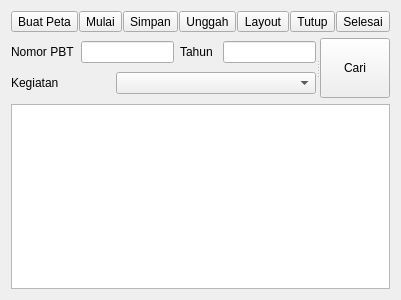
<?xml version="1.0" encoding="UTF-8"?>
<ui version="4.0">
 <class>Form</class>
 <widget class="QWidget" name="Form">
  <property name="geometry">
   <rect>
    <x>0</x>
    <y>0</y>
    <width>400</width>
    <height>300</height>
   </rect>
  </property>
  <property name="windowTitle">
   <string>Form</string>
  </property>
  <layout class="QVBoxLayout" name="verticalLayout_2">
   <item>
    <layout class="QVBoxLayout" name="verticalLayout">
     <item>
      <layout class="QHBoxLayout" name="horizontalLayout_10">
       <property name="spacing">
        <number>1</number>
       </property>
       <item>
        <widget class="QToolButton" name="toolButton_17">
         <property name="sizePolicy">
          <sizepolicy hsizetype="Minimum" vsizetype="Preferred">
           <horstretch>0</horstretch>
           <verstretch>0</verstretch>
          </sizepolicy>
         </property>
         <property name="toolTip">
          <string>Buat Peta Bidang</string>
         </property>
         <property name="statusTip">
          <string/>
         </property>
         <property name="text">
          <string>Buat Peta</string>
         </property>
         <property name="icon">
          <iconset>
           <normaloff>../../images/panel_icons/adddatabase.png</normaloff>../../images/panel_icons/adddatabase.png</iconset>
         </property>
         <property name="iconSize">
          <size>
           <width>35</width>
           <height>35</height>
          </size>
         </property>
         <property name="toolButtonStyle">
          <enum>Qt::ToolButtonTextUnderIcon</enum>
         </property>
         <property name="autoRaise">
          <bool>false</bool>
         </property>
         <property name="arrowType">
          <enum>Qt::NoArrow</enum>
         </property>
        </widget>
       </item>
       <item>
        <widget class="QToolButton" name="toolButton_18">
         <property name="sizePolicy">
          <sizepolicy hsizetype="Preferred" vsizetype="Preferred">
           <horstretch>0</horstretch>
           <verstretch>0</verstretch>
          </sizepolicy>
         </property>
         <property name="toolTip">
          <string>Mulai</string>
         </property>
         <property name="statusTip">
          <string/>
         </property>
         <property name="text">
          <string>Mulai</string>
         </property>
         <property name="icon">
          <iconset>
           <normaloff>../../images/panel_icons/start.png</normaloff>../../images/panel_icons/start.png</iconset>
         </property>
         <property name="iconSize">
          <size>
           <width>35</width>
           <height>35</height>
          </size>
         </property>
         <property name="toolButtonStyle">
          <enum>Qt::ToolButtonTextUnderIcon</enum>
         </property>
        </widget>
       </item>
       <item>
        <widget class="QToolButton" name="toolButton_19">
         <property name="sizePolicy">
          <sizepolicy hsizetype="Preferred" vsizetype="Preferred">
           <horstretch>0</horstretch>
           <verstretch>0</verstretch>
          </sizepolicy>
         </property>
         <property name="toolTip">
          <string>Simpan PBT</string>
         </property>
         <property name="text">
          <string>Simpan</string>
         </property>
         <property name="icon">
          <iconset>
           <normaloff>../../images/panel_icons/save.png</normaloff>../../images/panel_icons/save.png</iconset>
         </property>
         <property name="iconSize">
          <size>
           <width>35</width>
           <height>35</height>
          </size>
         </property>
         <property name="toolButtonStyle">
          <enum>Qt::ToolButtonTextUnderIcon</enum>
         </property>
        </widget>
       </item>
       <item>
        <widget class="QToolButton" name="toolButton_20">
         <property name="sizePolicy">
          <sizepolicy hsizetype="Preferred" vsizetype="Preferred">
           <horstretch>0</horstretch>
           <verstretch>0</verstretch>
          </sizepolicy>
         </property>
         <property name="toolTip">
          <string>Masukkan Bidang ke Berkas</string>
         </property>
         <property name="text">
          <string>Unggah</string>
         </property>
         <property name="icon">
          <iconset>
           <normaloff>../../images/panel_icons/linkdocument.png</normaloff>../../images/panel_icons/linkdocument.png</iconset>
         </property>
         <property name="iconSize">
          <size>
           <width>35</width>
           <height>35</height>
          </size>
         </property>
         <property name="toolButtonStyle">
          <enum>Qt::ToolButtonTextUnderIcon</enum>
         </property>
        </widget>
       </item>
       <item>
        <widget class="QToolButton" name="toolButton_21">
         <property name="sizePolicy">
          <sizepolicy hsizetype="Preferred" vsizetype="Preferred">
           <horstretch>0</horstretch>
           <verstretch>0</verstretch>
          </sizepolicy>
         </property>
         <property name="toolTip">
          <string>Buat Layout</string>
         </property>
         <property name="text">
          <string>Layout</string>
         </property>
         <property name="icon">
          <iconset>
           <normaloff>../../images/panel_icons/print.png</normaloff>../../images/panel_icons/print.png</iconset>
         </property>
         <property name="iconSize">
          <size>
           <width>35</width>
           <height>35</height>
          </size>
         </property>
         <property name="toolButtonStyle">
          <enum>Qt::ToolButtonTextUnderIcon</enum>
         </property>
        </widget>
       </item>
       <item>
        <widget class="QToolButton" name="toolButton_22">
         <property name="sizePolicy">
          <sizepolicy hsizetype="Preferred" vsizetype="Preferred">
           <horstretch>0</horstretch>
           <verstretch>0</verstretch>
          </sizepolicy>
         </property>
         <property name="toolTip">
          <string>Tutup Berkas</string>
         </property>
         <property name="text">
          <string>Tutup</string>
         </property>
         <property name="icon">
          <iconset>
           <normaloff>../../images/panel_icons/close.png</normaloff>../../images/panel_icons/close.png</iconset>
         </property>
         <property name="iconSize">
          <size>
           <width>35</width>
           <height>35</height>
          </size>
         </property>
         <property name="toolButtonStyle">
          <enum>Qt::ToolButtonTextUnderIcon</enum>
         </property>
        </widget>
       </item>
       <item>
        <widget class="QToolButton" name="toolButton_23">
         <property name="sizePolicy">
          <sizepolicy hsizetype="Preferred" vsizetype="Preferred">
           <horstretch>0</horstretch>
           <verstretch>0</verstretch>
          </sizepolicy>
         </property>
         <property name="toolTip">
          <string>Akhiri Sesi</string>
         </property>
         <property name="text">
          <string>Selesai</string>
         </property>
         <property name="icon">
          <iconset>
           <normaloff>../../images/panel_icons/finish.png</normaloff>../../images/panel_icons/finish.png</iconset>
         </property>
         <property name="iconSize">
          <size>
           <width>35</width>
           <height>35</height>
          </size>
         </property>
         <property name="toolButtonStyle">
          <enum>Qt::ToolButtonTextUnderIcon</enum>
         </property>
        </widget>
       </item>
      </layout>
     </item>
     <item>
      <widget class="QSplitter" name="splitter_3">
       <property name="orientation">
        <enum>Qt::Horizontal</enum>
       </property>
       <widget class="QWidget" name="layoutWidget_3">
        <layout class="QVBoxLayout" name="verticalLayout_6">
         <item>
          <layout class="QHBoxLayout" name="horizontalLayout_11">
           <item>
            <layout class="QHBoxLayout" name="horizontalLayout_12">
             <item>
              <widget class="QLabel" name="label_15">
               <property name="text">
                <string>Nomor PBT</string>
               </property>
              </widget>
             </item>
             <item>
              <widget class="QgsFilterLineEdit" name="mLineEdit_7">
               <property name="showSearchIcon">
                <bool>true</bool>
               </property>
               <property name="qgisRelation" stdset="0">
                <string notr="true"/>
               </property>
              </widget>
             </item>
            </layout>
           </item>
           <item>
            <layout class="QHBoxLayout" name="horizontalLayout_13">
             <item>
              <widget class="QLabel" name="label_16">
               <property name="text">
                <string>Tahun </string>
               </property>
              </widget>
             </item>
             <item>
              <widget class="QgsFilterLineEdit" name="mLineEdit_8">
               <property name="showSearchIcon">
                <bool>true</bool>
               </property>
               <property name="qgisRelation" stdset="0">
                <string notr="true"/>
               </property>
              </widget>
             </item>
            </layout>
           </item>
          </layout>
         </item>
         <item>
          <layout class="QHBoxLayout" name="horizontalLayout_14">
           <item>
            <widget class="QLabel" name="kegiatanLabel_2">
             <property name="text">
              <string>Kegiatan</string>
             </property>
            </widget>
           </item>
           <item>
            <spacer name="horizontalSpacer_8">
             <property name="orientation">
              <enum>Qt::Horizontal</enum>
             </property>
             <property name="sizeHint" stdset="0">
              <size>
               <width>40</width>
               <height>20</height>
              </size>
             </property>
            </spacer>
           </item>
           <item>
            <widget class="QComboBox" name="kegiatanComboBox_2">
             <property name="enabled">
              <bool>true</bool>
             </property>
             <property name="minimumSize">
              <size>
               <width>200</width>
               <height>0</height>
              </size>
             </property>
            </widget>
           </item>
          </layout>
         </item>
        </layout>
       </widget>
       <widget class="QToolButton" name="toolButton_24">
        <property name="sizePolicy">
         <sizepolicy hsizetype="MinimumExpanding" vsizetype="MinimumExpanding">
          <horstretch>0</horstretch>
          <verstretch>0</verstretch>
         </sizepolicy>
        </property>
        <property name="minimumSize">
         <size>
          <width>70</width>
          <height>60</height>
         </size>
        </property>
        <property name="text">
         <string>Cari</string>
        </property>
        <property name="icon">
         <iconset>
          <normaloff>../../images/panel_icons/search.png</normaloff>../../images/panel_icons/search.png</iconset>
        </property>
        <property name="iconSize">
         <size>
          <width>40</width>
          <height>40</height>
         </size>
        </property>
        <property name="toolButtonStyle">
         <enum>Qt::ToolButtonTextUnderIcon</enum>
        </property>
       </widget>
      </widget>
     </item>
     <item>
      <widget class="QListWidget" name="listWidget_2">
       <property name="alternatingRowColors">
        <bool>true</bool>
       </property>
       <property name="layoutMode">
        <enum>QListView::SinglePass</enum>
       </property>
       <property name="selectionRectVisible">
        <bool>false</bool>
       </property>
      </widget>
     </item>
    </layout>
   </item>
  </layout>
 </widget>
 <customwidgets>
  <customwidget>
   <class>QgsFilterLineEdit</class>
   <extends>QLineEdit</extends>
   <header>qgsfilterlineedit.h</header>
  </customwidget>
 </customwidgets>
 <resources/>
 <connections/>
</ui>
